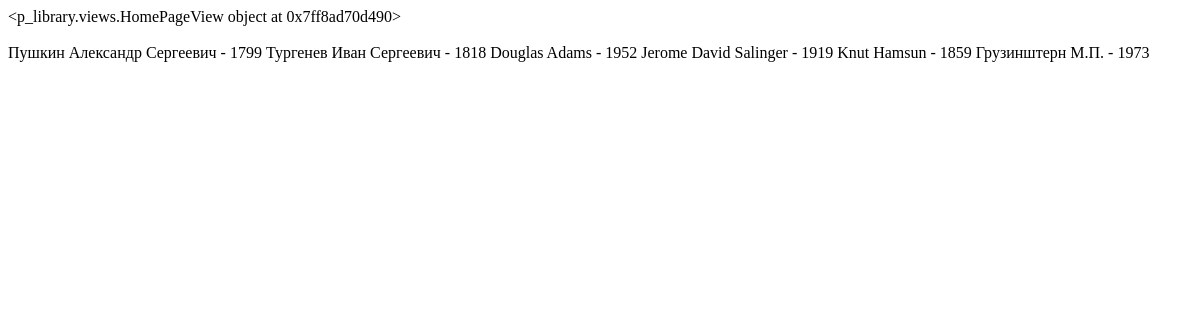
The app's page /class_test/, older data.
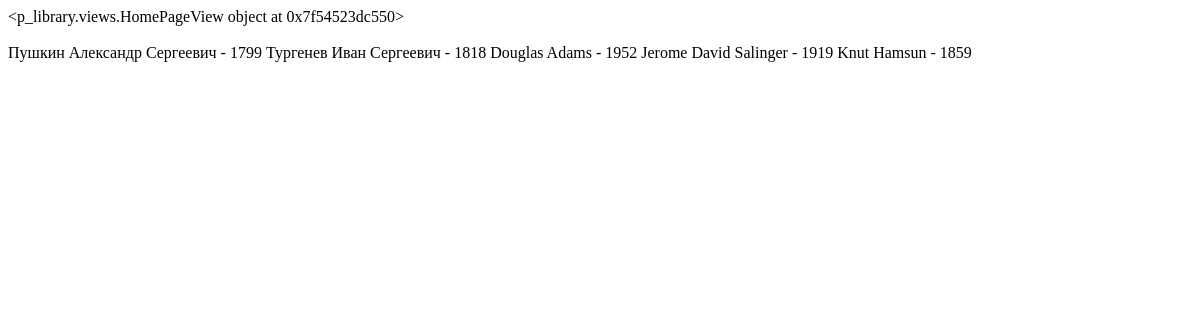
The same page, newer data.
### p_library/models.py (models this page shows)
class Author(models.Model):
    full_name = models.TextField(max_length=100)
    birth_year = models.SmallIntegerField()
    country = models.CharField(max_length=2)
    face = models.ImageField(upload_to='face_author/%M/%S', blank=True)
    def __str__(self):
        return f"{self.full_name} - {self.birth_year}"

### p_library/views.py (the view)
# urls.py: path('class_test/', HomePageView.as_view()),
class HomePageView(TemplateView):
    template_name = "class-base.html"
    def get_context_data(self, **kwargs):
        context = super().get_context_data(**kwargs)
        context["full_name"] = Author.objects.all()
        return context

### p_library/templates/class-base.html (shortened to what this page needs)
<!DOCTYPE html>
<html lang="en">
<head>
</head>
<body>
{{ view }}<br><br>
{% for i in full_name %}
    {{ i }}
{% endfor %}
</body>
</html>

Row changes from the older to the newer data that the page shows:
removed Author: full_name+birth_year "Грузинштерн М.П. - 1973"
Text that changed along with them:
{{ view }}: "<p_library.views.HomePageView object at 0x7ff8ad70d490>" → "<p_library.views.HomePageView object at 0x7f54523dc550>"
